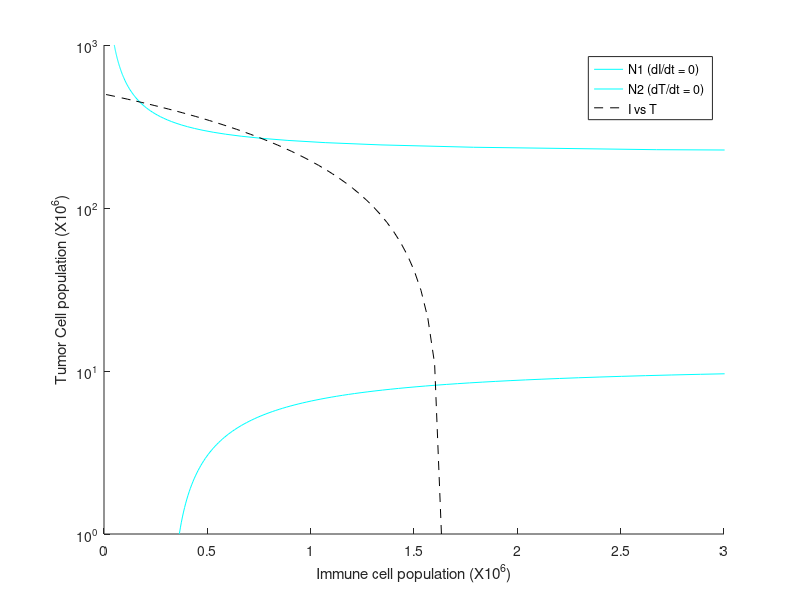

Source code (MATLAB): (Note: this script raises an error after producing the figure.)
%  opengl software
% Tumor model

clear all
clc
clf
close all

%input parameter values
s = 0.1181;         % Constant immune cells source rate (#cells/day)
sigma = 20.19;      % Immune threshold rate
ro = 1.131;         % Tumor recruitment rate of immune cells (1/day) 
c1 = 0.00311;       % Tumor deactivation rate of immune cells (1/cell*day)
d1 = 0.3743;        % Natural death rate of immune cells (1/day)
a = 1.636;          % Intrinsic tumor growth rate (1/day)
b = 0.002;          % Inverse carrying capacity of tumor population (#cells)
c2 = 1;             % Immune kill rate of tumor cells (1/cell*day)


% Plotting Nullclines and indicating fixed points

T1 = linspace(212,1000,100);
T2 = linspace(1,10,100);
T3 = linspace(1,1000,100);

% N
%  ullcline of Immune cells
Nullcline1a = s.*(sigma + T1)./((c1.*T1 + d1).*(sigma + T1)-ro.*T1); %dI/dt = 0
Nullcline1b = s.*(sigma + T2)./((c1.*T2 + d1).*(sigma + T2)-ro.*T2); %dI/dt = 0
Nullcline2= (a.*(1-b.*T3))./c2 ; %dT/dt = 0

hold on

plot(Nullcline1a, T1,'c');
plot(Nullcline1b, T2,'c');
xlim([0 3]); 
 ylim([0 1000]); %re-scaled
  hold on
 plot(Nullcline2, T3,'k--'); 
 set(gca, 'YScale', 'log');
 set(gca, 'XScale', 'linear');
  hold on

% % labeling and legend
xlabel('Immune cell population (X10^6)');
ylabel('Tumor Cell population (X10^6)');
lgd = legend('N1 (dI/dt = 0)', 'N2 (dT/dt = 0)','I vs T', 'A(0.181, 444.44) Stable', ' B(0.744, 272.73) Unstable','C(0.97499,202.02) Unstable', 'D(1.58656,14.2431) Unstable');
lgd.FontSize = 5;
title('Nullclines');    

N10 = linspace(0.1,0.5,3);      % Initial Immune cell population
N20 = linspace(0.1,20,3);         % Initial tumor cell population for a small tumor burden (x10^6)
%N20 = 10;          % Initial tumor cell population for a large tumor burden
tend = 150;         % Simulation length (time)

for i = 1:length(N20)
    for j = 1:length(N10)
        N0=[N10(j) N20(i)];

        [t,N] = ode45('TUMOR_ODE',[0 tend],N0,[],s,d1,a,b,c1,c2,sigma,ro); 
        plot(N(:,1), N(:,2));
    end
end
hold off

